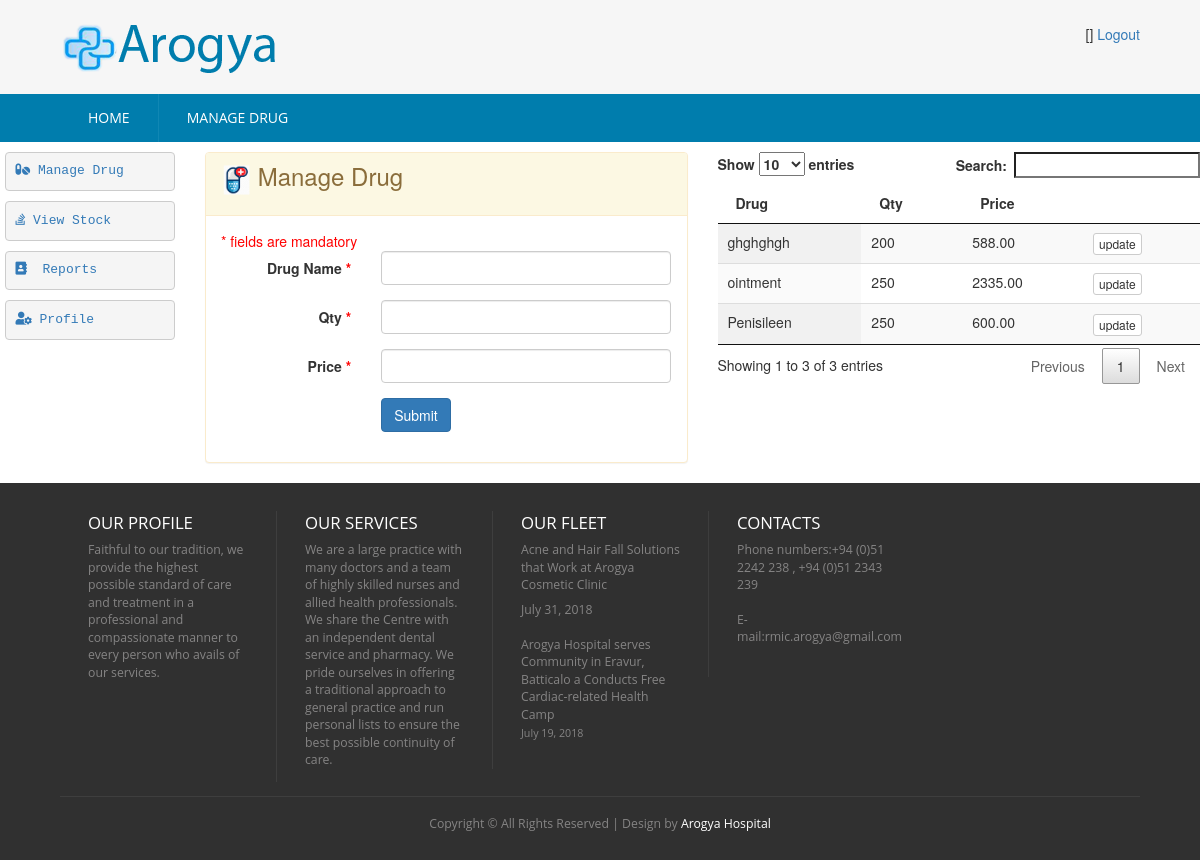
Screenshot of /index.php/pharmacist_controller/loadManageDrug with the database file from the repository.
### tables this page shows
CREATE TABLE `hms_drug` (
  `id` int(5) NOT NULL AUTO_INCREMENT,
  `drug_name` varchar(50) DEFAULT NULL,
  `qty` int(5) DEFAULT NULL,
  `price` decimal(10,2) DEFAULT NULL,
  PRIMARY KEY (`id`)
);

### application/controllers/Pharmacist_Controller.php (called while the page is built, shortened)
<?php
class Pharmacist_Controller extends CI_Controller {
    public function loadManageDrug() {
        $this->load->model(array('Drug'));
        $data['msg'] = '';
        $drug = new Drug();
        $drugList = $drug->get();
        $data['drugList'] = $drugList;
        $this->load->view('pharmacist/pharmacist-drug', $data);
    }
}

### index.php (called while the page is built, shortened)
<?php
require_once BASEPATH.'core/CodeIgniter.php';

### application/core/my_model.php (called while the page is built, shortened)
<?php
class MY_Model extends CI_Model{
    public function get($limit=0,$offset = 0) {
        if($limit){
            $query = $this->db->get($this::DB_TABLE,$limit,$offset);
        }else{
            $query = $this->db->get($this::DB_TABLE);
        }
        $ret_val = array();
        foreach ($query->result() as $row) {
            $model = new $class;
            $model->populate($row);
            $ret_val[$row->{$this::DB_TABLE_PK}] = $model;
        }
        return $ret_val;
    }
}

### application/views/pharmacist/pharmacist-drug.php (the view, shortened to what this page needs)
<!DOCTYPE HTML>
<html>
    <head>
        <link href="<?php echo base_url('css/style.css'); ?>" rel="stylesheet" type="text/css"  media="all" />
        <link href="<?php echo base_url('css/bootstrap.css'); ?>" rel="stylesheet" type="text/css"/>
        <link rel="stylesheet" href="<?php echo base_url('css/responsiveslides.css') ?>">
        <link rel="stylesheet" href="https://use.fontawesome.com/releases/v5.2.0/css/all.css">
    </head>
    <body>
        <div class="header">
            <div class="main-header">
                <div class="wrap">
                </div>
            </div>
            <div class="top-nav">
                <div class="wrap">
                    <ul>
                    </ul>
                </div>
            </div>
        </div>
        <div class="content">
            <div class="row">
                <div class="col-md-2">
                </div>
                <div class="col-md-5">
                    <div class="panel panel-warning">
                        <div class="panel-heading ">
                            <h3> <img src="<?= base_url('/images/icon-drug.png') ?>" style="width: 30px" />  Manage Drug </h3>
                        </div>
                        <div class="panel-body">
                                                    <span class="mando-msg">* fields are mandatory</span>
                            <form class="form-horizontal" action="<?= base_url('Pharmacist_Controller/addDrug') ?>" method="post">
                                <div class="form-group">
                                    <label for="text" class="control-label col-xs-4">Drug Name <span class="mando-msg">*</span></label>
                                    <div class="col-xs-8">
                                        <input id="text" name="drug_name"  required="" type="text" class="form-control">
                                    </div>
                                </div>
                                <div class="form-group">
                                    <label for="text1" class="control-label col-xs-4">Qty <span class="mando-msg">*</span></label>
                                    <div class="col-xs-8">
                                        <input id="text1" name="qty"  required="" type="number" class="form-control">
                                    </div>
                                </div>
                                <div class="form-group">
                                    <label for="text2" class="control-label col-xs-4">Price <span class="mando-msg">*</span></label>
                                    <div class="col-xs-8">
                                        <input id="text2" name="price" required="" type="text" class="form-control">
                                    </div>
                                </div>
                                <div class="form-group row">
                                    <div class="col-xs-offset-4 col-xs-8">
                                        <button name="submit" type="submit" class="btn btn-primary">Submit</button>
                                    </div>
                                </div>
                            </form>
                        </div>
                    </div>
                </div>
                <div class="col-md-5">
                    <table id="example" class="display" cellspacing="0" width="100%">
                        <thead>
                            <tr>
                                <th>Drug</th>
                                <th>Qty</th>
                                <th>Price</th>
                                <th></th>
                            </tr>
                        </thead>
                        <tbody>
                            <?php foreach ($drugList as $value) {
                                ?>
                                <tr>
                                    <td><?= $value->drug_name ?></td>
                                    <td><?= $value->qty ?></td>
                                    <td><?= $value->price ?></td>
                                    <td><a href="<?= base_url('Pharmacist_Controller/loadUpdateDrug/'.$value->id)?>" class="btn btn-default btn-xs">update</a>
                                    </td>
                                </tr>
                            <?php }
                            ?>
                        </tbody>
                    </table>
                    <link href="<?= base_url('css/jquery.dataTables.min.css') ?>" rel="stylesheet" type="text/css"/>
                </div>
            </div>
        </div>
    </body>
</html>

### css/style.css (style rules this page uses)
html,body,div,span,applet,object,iframe,h1,h2,h3,h4,h5,h6,p,blockquote,pre,a,abbr,acronym,address,big,cite,code,del,dfn,em,img,ins,kbd,q,s,samp,small,strike,strong,sub,sup,tt,var,b,u,i,dl,dt,dd,ol,nav ul,nav li,fieldset,form,label,legend,table,caption,tbody,tfoot,thead,tr,th,td,article,aside,canvas,details,embed,figure,figcaption,footer,header,hgroup,menu,nav,output,ruby,section,summary,time,mark,audio,video { margin:0;padding:0;border:0;font-size:100%;font:inherit;vertical-align:baseline; }
ol,ul { list-style:none;margin:0px;padding:0px; }
table { border-collapse:collapse;border-spacing:0; }
a { text-decoration:none; }
img { max-width:100%; }
body { background: #F6F6F6; }
.mando-msg { color: red; }
.wrap { width:80%; margin:0 auto; }
.main-header { padding: 1.7em 0 1.5em 0; background: #F6F6F6; }
.top-nav { background:#007DAD; }
@media (max-width: 1366px) { .wrap { width:90%; } }

### rows the page displays
hms_drug: drug_name "ghghghgh", qty "200", price "588.00"
hms_drug: drug_name "Penisileen", qty "250", price "600.00"
hms_drug: drug_name "ointment", qty "250", price "2335.00"
